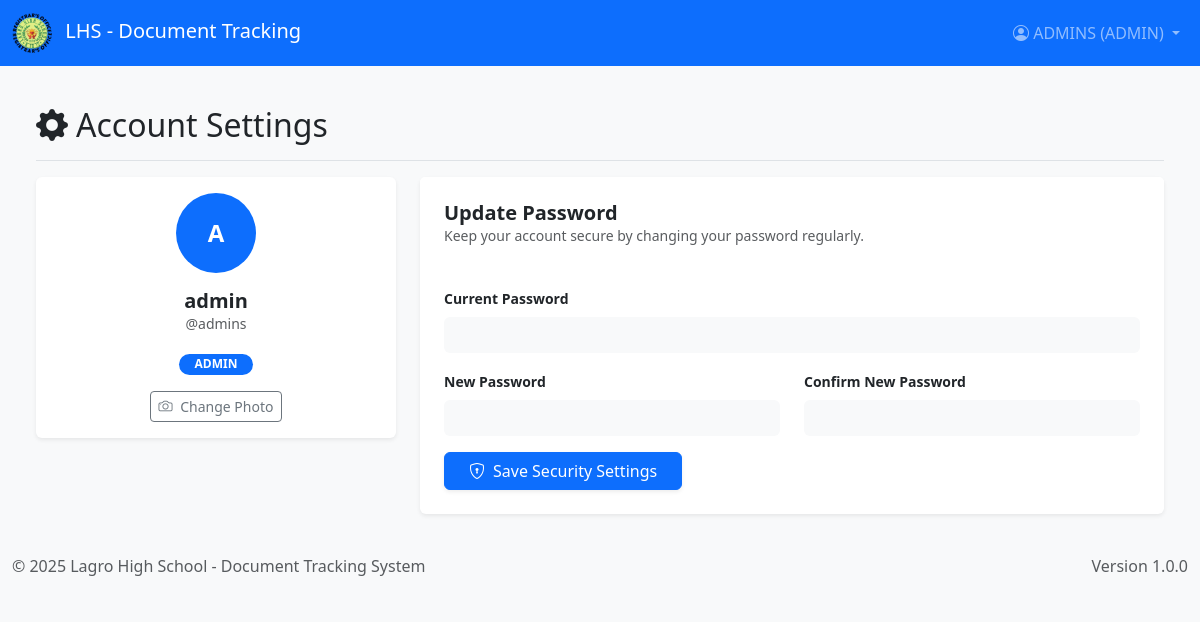
The app's page /Source/Setting.php (signed in) with its own data.
### tables this page shows
CREATE TABLE `users` (
  `id` int(11) NOT NULL,
  `username` varchar(50) NOT NULL,
  `password` varchar(255) NOT NULL,
  `full_name` varchar(100) DEFAULT NULL,
  `email` varchar(100) DEFAULT NULL,
  `role` varchar(50) DEFAULT NULL,
  `status` enum('active','inactive') NOT NULL DEFAULT 'active',
  `created_at` timestamp NOT NULL DEFAULT current_timestamp(),
  `profile_image` varchar(255) DEFAULT NULL,
  `login_attempts` int(11) DEFAULT 0,
  `lockout_until` datetime DEFAULT NULL
);

### Source/Setting.php (the view, shortened to what this page needs)
<?php
include 'db.php';
include 'header.php';
$user_id = $_SESSION['user_id'];
$stmt = $conn->prepare("SELECT * FROM users WHERE id = ?");
$stmt->bind_param("i", $user_id);
$stmt->execute();
$userData = $stmt->get_result()->fetch_assoc();
$name_parts = explode(' ', $userData['full_name']);
$initials = strtoupper(substr($name_parts[0], 0, 1) . (isset($name_parts[1]) ? substr($name_parts[1], 0, 1) : ''));
?>
<main class="px-md-4 py-4">
    <div class="d-flex justify-content-between flex-wrap flex-md-nowrap align-items-center pt-3 pb-2 mb-3 border-bottom">
        <h1 class="h2"><i class="bi bi-gear-fill me-2"></i>Account Settings</h1>
    </div>
    <div class="row">
        <div class="col-lg-4">
            <div class="card mb-4 shadow-sm border-0">
                <div class="card-body text-center">
                    <div class="mx-auto mb-3" style="width: 80px; height: 80px; position: relative;">
                        <?php if (!empty($userData['profile_image']) && file_exists($userData['profile_image'])): ?>
                            <img src="<?php echo $userData['profile_image']; ?>"
                                 class="rounded-circle border"
                                 style="width: 80px; height: 80px; object-fit: cover;">
                        <?php else: ?>
                            <div class="rounded-circle d-flex align-items-center justify-content-center bg-primary text-white fw-bold"
                                 style="width: 80px; height: 80px; font-size: 1.5rem;">
                                <?php echo $initials; ?>
                            </div>
                        <?php endif; ?>
                    </div>
                    <h5 class="fw-bold mb-0"><?php echo htmlspecialchars($userData['full_name']); ?></h5>
                    <p class="text-muted small mb-3">@<?php echo htmlspecialchars($userData['username']); ?></p>
                    <span class="badge bg-primary rounded-pill px-3"><?php echo strtoupper($userData['role']); ?></span>
                    <div class="mt-3">
                        <a href="Profile.php" class="btn btn-sm btn-outline-secondary">
                            <i class="bi bi-camera me-1"></i> Change Photo
                        </a>
                    </div>
                </div>
            </div>
        </div>
        <div class="col-lg-8">
            <div class="card shadow-sm border-0 bg-white">
                <div class="card-header bg-white border-bottom-0 pt-4 px-4">
                    <h5 class="mb-0 fw-bold">Update Password</h5>
                    <p class="text-muted small">Keep your account secure by changing your password regularly.</p>
                </div>
                <div class="card-body px-4 pb-4">
                    <form action="update_password.php" method="POST">
                        <div class="mb-3">
                            <label class="form-label small fw-bold">Current Password</label>
                            <input type="password" name="current_password" class="form-control bg-light border-0" required>
                        </div>
                        <div class="row">
                            <div class="col-md-6 mb-3">
                                <label class="form-label small fw-bold">New Password</label>
                                <input type="password" name="new_password" class="form-control bg-light border-0" required>
                            </div>
                            <div class="col-md-6 mb-3">
                                <label class="form-label small fw-bold">Confirm New Password</label>
                                <input type="password" name="confirm_password" class="form-control bg-light border-0" required>
                            </div>
                        </div>
                        <button type="submit" class="btn btn-primary px-4 shadow-sm">
                            <i class="bi bi-shield-lock me-2"></i>Save Security Settings
                        </button>
                    </form>
                </div>
            </div>
        </div>
    </div>
</main>
<?php include 'footer.php'; ?>

### Source/header.php (style rules this page uses)
:root { --primary-color: #0056b3; --secondary-color: #e9ecef; }
body { background-color: #f8f9fa; }

### records on screen
users: full_name "A", full_name "admin", username "admins", role "ADMIN"

### other values on screen
$_SESSION['username'] "ADMINS"
$_SESSION['role'] "ADMIN"
